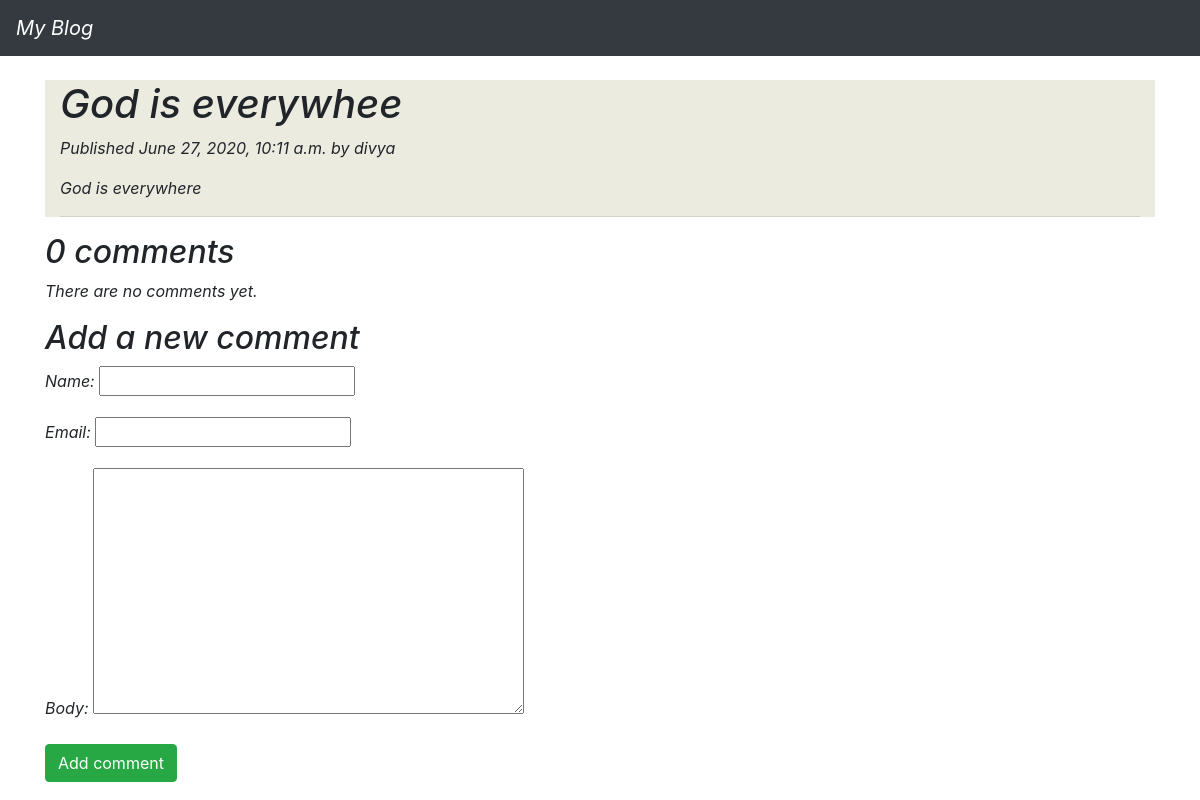
The page /blog/2020/6/27/god-everywhee/ on the database its author committed.
### blog/models.py (models this page shows, shortened)
class Post(models.Model):
	objects = models.Manager() # The default manager.
	published = PublishedManager() # Our custom manager.
	STATUS_CHOICES = (
		('draft', 'Draft'),
		('published', 'Published'),
    )
	title = models.CharField(max_length=250)
	slug = models.SlugField(max_length=250,
							unique_for_date='publish')
	author = models.ForeignKey(User,
								on_delete=models.CASCADE,
								related_name='blog_posts')
	body = models.TextField()
	publish = models.DateTimeField(default=timezone.now)
	created = models.DateTimeField(auto_now_add=True)
	updated = models.DateTimeField(auto_now=True)
	status = models.CharField(max_length = 10,
							choices = STATUS_CHOICES,
							default ='draft')
	class Meta:
		ordering = ('-publish',)

### blog/views.py (the view)
# urls.py: path('<int:year>/<int:month>/<int:day>/<slug:post>/', views.post_detail, name='post_detail'),
def post_detail(request, year, month, day, post):
	post = get_object_or_404(Post, slug=post,
	                                   status='published',
	                                   publish__year=year,
	                                   publish__month=month,
	                                   publish__day=day)
	comments = post.comments.filter(active=True)
	new_comment = None
	if request.method == 'POST':
		comment_form = CommentForm(data=request.POST)
		if comment_form.is_valid():
			new_comment = comment_form.save(commit=False)
			new_comment.post = post
			new_comment.save()
	else:
		comment_form = CommentForm()
	return render(request,
                  'blog/post/detail.html',
                  {'post': post,
                  'comments': comments,
	              'new_comment': new_comment,
	              'comment_form': comment_form})

### blog/forms.py
class CommentForm(forms.ModelForm):
	class Meta:
		model = Comment
		fields = ('name', 'email', 'body')

### blog/templates/blog/post/detail.html (shortened to what this page needs)
{% extends "blog/base.html" %}
{% block content %}
<div class = "container" style="background-color: #ebebe0">
<h1>{{ post.title }}</h1>
<p class="date"> Published {{ post.publish }} by {{ post.author }} </p>
  {{ post.body|linebreaks }}
<hr>
</div>
  {% with comments.count as total_comments %}
  <h2>
  	{{ total_comments }} comment{{ total_comments|pluralize }}
  </h2>
  {% endwith %}
	  {% for comment in comments %}
	  <div class="container" style="background-color: #ebebe0">
	  	<p class="info">
	  	Comment {{ forloop.counter }} by {{ comment.name }}
	  	{{ comment.created }}
		</p>
		{{ comment.body|linebreaks }}
	  </div>
	  {% empty %}
	  <p>There are no comments yet.</p>
	  {% endfor %}
	{% if new_comment %}
	<h2>Your comment has been added.</h2>
	{% else %}
	<h2>Add a new comment</h2>
	<form action="." method="post">
	    {{ comment_form.as_p }}
		<p><input type="submit" value="Add comment" class="btn btn-success"></p>
	</form>
	{% endif %}
{% endblock %}

### rows shown on the page
Post: title "God is everywhee", publish "June 27, 2020, 10:11 a.m.", author "divya", body "God is everywhere"

### other values the page prints
{{ total_comments }} "0"
